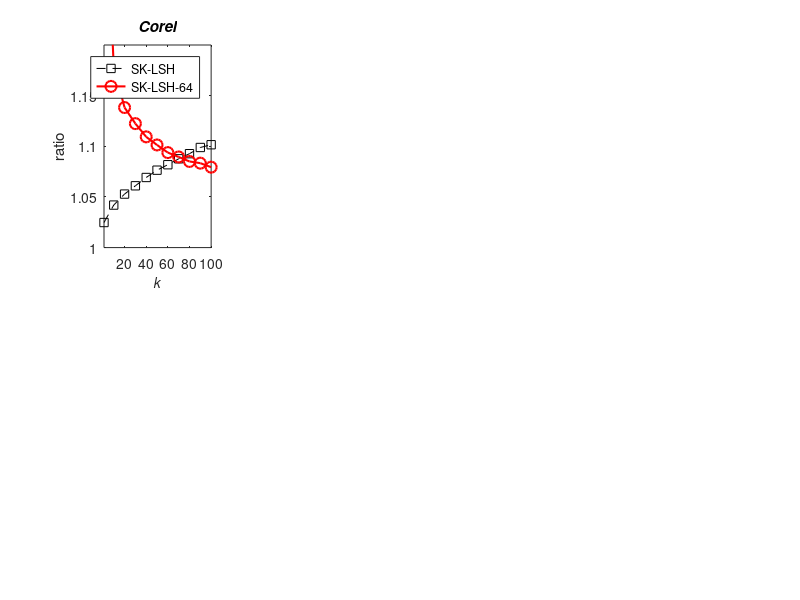

MATLAB code to generate this figure: (Note: this script raises an error after producing the figure.)
%% depict the performance comparison between SK-LSH and SK-LSH-CK: k
% some common config
line1 = ['--ro'; '--gs'; '--cd'; '--bo'; '--m*'; '--ks'];
line2 = ['-ro'; '-gs'; '-cd'; '-bo'; '-m*'; '-ks'];
hold on;
box on;

%% Corel
% ratio
subplot(2,4,1);
x_k = [1,10:10:100];
y_ratio = [1.024747,1.041981,1.052841,1.061006,1.069211,1.076433,1.081809,1.087657,1.092716,1.09883,1.101539];
y_ratio_adv = [1.398490,1.178375,1.138283,1.122399,1.109327,1.101327,1.093798,1.08947,1.085029,1.083341,1.079398];

plot(...
        x_k, y_ratio(1,:)', line1(6,:), ...
		x_k, y_ratio_adv(1,:)', line2(1,:), ...
        'LineWidth',1.5, 'MarkerSize',8);

title('Corel', 'FontAngle', 'Italic', 'FontWeight', 'Bold');
xlabel('k');
ylabel('ratio');
legend('SK-LSH', 'SK-LSH-64');
        
axis([1,100,1,1.2]);
set(get(gca,'XLabel'),'FontSize',10, 'FontAngle', 'Italic', 'Vertical','top');
set(get(gca,'YLabel'),'FontSize',12, 'FontAngle', 'Italic', 'Vertical','middle');
set(gcf,'Position',[10 10 1600 600]);
set(gca, 'Fontname', 'Helvetica',  'FontSize',10);
set(gca, 'XTick', x_k');
set(gca, 'YTick', [1:0.05:1.2]);


% recall@100
subplot(2,4,5);
x_k = [1,10:10:100];
y_ratio = [0.8321,0.8267,0.8208,0.831,0.8281,0.827,0.8254,0.8242,0.8228,0.8272,0.8233];
y_ratio_adv = [0.393,0.8243,0.8893,0.9123,0.9215,0.9331,0.937,0.9437,0.946,0.9447,0.9454];

plot(...
        x_k, y_ratio(1,:)', line1(6,:), ...
		x_k, y_ratio_adv(1,:)', line2(1,:), ...
        'LineWidth',1.5, 'MarkerSize',8);

xlabel('k');
ylabel('recall@k');
legend('SK-LSH', 'SK-LSH-64');
        
axis([1,100,0,1]);
set(get(gca,'XLabel'),'FontSize',10, 'FontAngle', 'Italic', 'Vertical','top');
set(get(gca,'YLabel'),'FontSize',10, 'FontAngle', 'Italic', 'Vertical','middle');
set(gca, 'Fontname', 'Helvetica',  'FontSize',10);
set(gcf,'Position',[10 10 1600 600]);
set(gca, 'XTick', x_k');
set(gca, 'YTick', [0:0.2:1]);


%% Aerial
% ratio
subplot(2,4,2);
x_k = [1,10:10:100];
y_ratio = [1.076014,1.104326,1.118312,1.128504,1.136923,1.144166,1.150691,1.156669,1.162248,1.167548,1.172617];
y_ratio_adv = [1.166192,1.132077,1.119865,1.114461,1.111285,1.108998,1.107525,1.106435,1.105784,1.105518,1.105526];

plot(...
		x_k, y_ratio', line1(6,:), ...
        x_k, y_ratio_adv', line2(1,:), ...
        'LineWidth',1.5, 'MarkerSize',8);

title('Aerial', 'FontAngle', 'Italic', 'FontWeight', 'Bold');
xlabel('k');
ylabel('ratio');
legend('SK-LSH', 'SK-LSH-64');
        
axis([1,100,1,1.2]);
set(get(gca,'XLabel'),'FontSize',10, 'FontAngle', 'Italic', 'Vertical','top');
set(get(gca,'YLabel'),'FontSize',12, 'FontAngle', 'Italic', 'Vertical','middle');
set(gcf,'Position',[10 10 1600 600]);
set(gca, 'Fontname', 'Helvetica',  'FontSize',10);
set(gca, 'XTick', x_k');
set(gca, 'YTick', [1:0.05:1.2]);


% recall@100
subplot(2,4,6);
x_k = [1,10:10:100];
y_ratio = [0.446,0.446,0.446,0.446,0.446,0.446,0.446,0.446,0.446,0.446,0.446];
y_ratio_adv = [0.325,0.643,0.682,0.713,0.722,0.73,0.736,0.738,0.742,0.743,0.746];

plot(...
		x_k, y_ratio', line1(6,:), ...
        x_k, y_ratio_adv', line2(1,:), ...
        'LineWidth',1.5, 'MarkerSize',8);

xlabel('k');
ylabel('recall@k');
legend('SK-LSH', 'SK-LSH-64');
        
axis([1,100,0,1]);
set(get(gca,'XLabel'),'FontSize',10, 'FontAngle', 'Italic', 'Vertical','top');
set(get(gca,'YLabel'),'FontSize',10, 'FontAngle', 'Italic', 'Vertical','middle');
set(gca, 'Fontname', 'Helvetica',  'FontSize',10);
set(gcf,'Position',[10 10 1600 600]);
set(gca, 'XTick', x_k');
set(gca, 'YTick', [0:0.2:1]);


%% SIFT
% ratio
subplot(2,4,3);
x_k = [1,10:10:100];
y_ratio = [1.122655,1.131310,1.140772,1.148905,1.155885,1.161938,1.167323,1.172248,1.176796,1.181038,1.18502];
y_ratio_adv = [1.157938,1.128820,1.124362,1.123122,1.122562,1.122255,1.122387,1.122383,1.122778,1.123157,1.122204];

plot(...
		 x_k, y_ratio', line1(6,:), ...
        x_k, y_ratio_adv', line2(1,:), ...
		'LineWidth',1.5, 'MarkerSize',8);

title('SIFT', 'FontAngle', 'Italic', 'FontWeight', 'Bold');
xlabel('k');
ylabel('ratio');
legend('SK-LSH', 'SK-LSH-64');
        
axis([1,100,1,1.2]);
set(get(gca,'XLabel'),'FontSize',10, 'FontAngle', 'Italic', 'Vertical','top');
set(get(gca,'YLabel'),'FontSize',12, 'FontAngle', 'Italic', 'Vertical','middle');
set(gcf,'Position',[10 10 1600 600]);
set(gca, 'Fontname', 'Helvetica',  'FontSize',10);
set(gca, 'XTick', x_k');
set(gca, 'YTick', [1:0.05:1.2]);


% recall@100
subplot(2,4,7);
x_k = [1,10:10:100];
y_ratio = [0.197,0.199,0.199,0.199,0.199,0.199,0.199,0.199,0.199,0.199,0.199];
y_ratio_adv = [0.172,0.343,0.36,0.374,0.381,0.383,0.385,0.386,0.389,0.391,0.391];

plot(...
        x_k, y_ratio', line1(6,:), ...
        x_k, y_ratio_adv', line2(1,:), ...
		'LineWidth',1.5, 'MarkerSize',8);

xlabel('k');
ylabel('recall@k');
legend('SK-LSH', 'SK-LSH-64');
        
axis([1,100,0,1]);
set(get(gca,'XLabel'),'FontSize',10, 'FontAngle', 'Italic', 'Vertical','top');
set(get(gca,'YLabel'),'FontSize',10, 'FontAngle', 'Italic', 'Vertical','middle');
set(gca, 'Fontname', 'Helvetica',  'FontSize',10);
set(gcf,'Position',[10 10 1600 600]);
set(gca, 'XTick', x_k');
set(gca, 'YTick', [0:0.2:1]);


%% Audio
% ratio
subplot(2,4,4);
x_k = [1,10:10:100];
y_ratio = [1.051881,1.071530,1.081728,1.091709,1.097393,1.103617,1.10723,1.112635,1.118226,1.120964,1.123569];
y_ratio_adv = [1.069023,1.053836,1.050015,1.049184,1.048345,1.048088,1.047749,1.048483,1.049283,1.048685,1.04918];

plot(...
		x_k, y_ratio', line1(6,:), ...
		x_k, y_ratio_adv', line2(1,:), ...
		'LineWidth',1.5, 'MarkerSize',8);

title('Audio', 'FontAngle', 'Italic', 'FontWeight', 'Bold');
xlabel('k');
ylabel('ratio');
legend('SK-LSH', 'SK-LSH-64');
        
axis([1,100,1,1.2]);
set(get(gca,'XLabel'),'FontSize',10, 'FontAngle', 'Italic', 'Vertical','top');
set(get(gca,'YLabel'),'FontSize',12, 'FontAngle', 'Italic', 'Vertical','middle');
set(gcf,'Position',[10 10 1600 600]);
set(gca, 'Fontname', 'Helvetica',  'FontSize',10);
set(gca, 'XTick', x_k');
set(gca, 'YTick', [1:0.05:1.2]);


% recall@100
subplot(2,4,8);
x_k = [1,10:10:100];
y_ratio = [0.5201,0.5216,0.5097,0.5066,0.5229,0.5093,0.5136,0.5188,0.5093,0.514,0.528];
y_ratio_adv = [0.4042,0.7780,0.802,0.8099,0.8140,0.8183,0.8194,0.8147,0.8074,0.8153,0.8152];

plot(...
        x_k, y_ratio', line1(6,:), ...
		x_k, y_ratio_adv', line2(1,:), ...
		'LineWidth',1.5, 'MarkerSize',8);

xlabel('k');
ylabel('recall@k');
legend('SK-LSH', 'SK-LSH-64');
        
axis([1,100,0,1]);
set(get(gca,'XLabel'),'FontSize',10, 'FontAngle', 'Italic', 'Vertical','top');
set(get(gca,'YLabel'),'FontSize',10, 'FontAngle', 'Italic', 'Vertical','middle');
set(gca, 'Fontname', 'Helvetica',  'FontSize',10);
set(gcf,'Position',[10 10 1600 600]);
set(gca, 'XTick', x_k');
set(gca, 'YTick', [0:0.2:1]);

